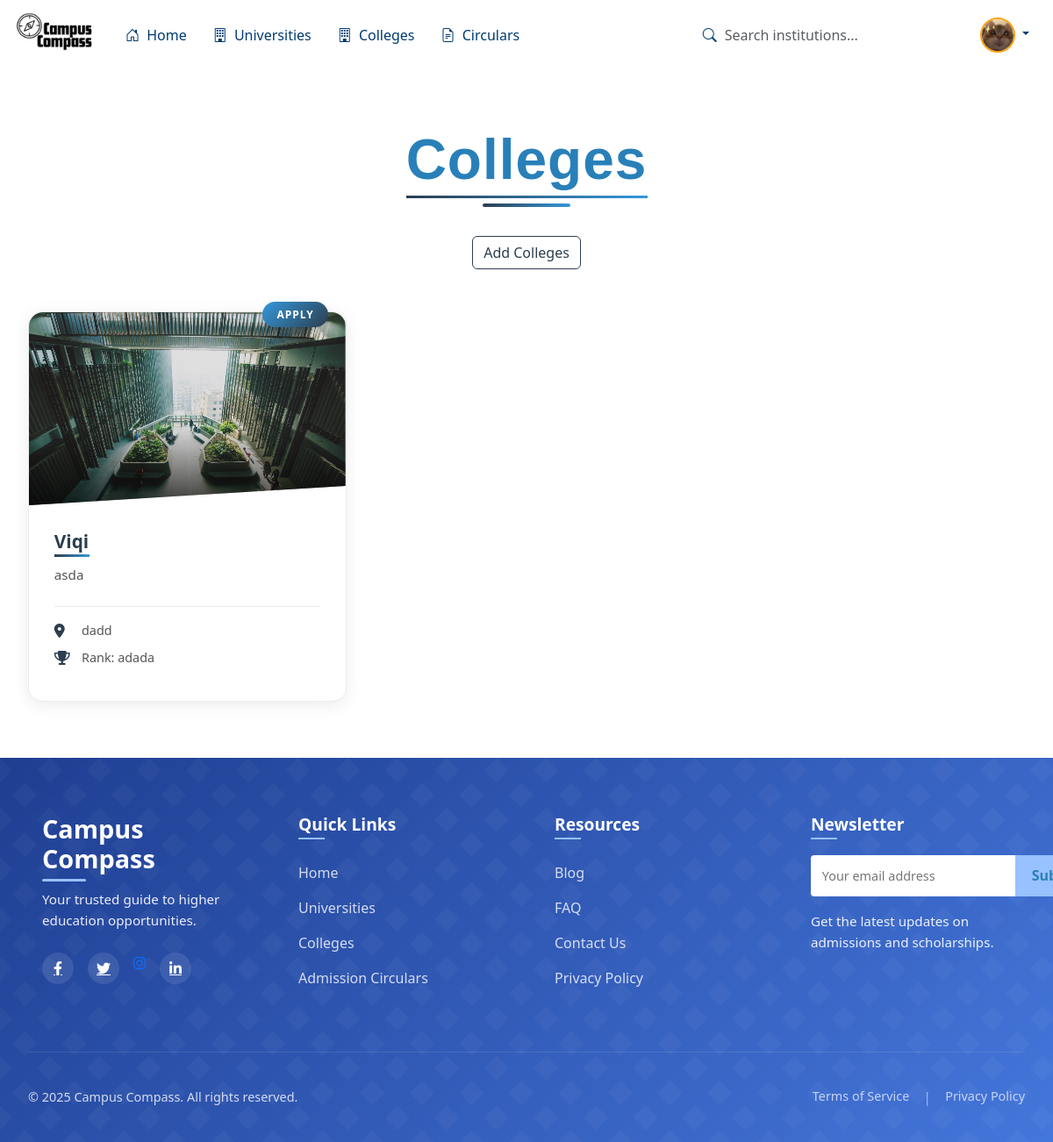
Screenshot of /colleges/ (signed in) with the database file from the repository.
### CC/models.py (models this page shows, shortened)
class CustomUser(AbstractUser):
    groups = models.ManyToManyField(
        'auth.Group',
        verbose_name='groups',
        blank=True,
        help_text='The groups this user belongs to.',
        related_name="customuser_groups",
        related_query_name="customuser",
    )
    user_permissions = models.ManyToManyField(
        'auth.Permission',
        verbose_name='user permissions',
        blank=True,
        help_text='Specific permissions for this user.',
        related_name="customuser_permissions",
        related_query_name="customuser",
    )
    class Meta:
        db_table = 'custom_user'
        verbose_name = 'User'
        verbose_name_plural = 'Users'

class Profile(models.Model):
    user = models.OneToOneField(User, on_delete=models.CASCADE)
    profile_pic = models.ImageField(upload_to='profile_pics/', null=True, blank=True,
                                    validators=[FileExtensionValidator(allowed_extensions=['jpg', 'jpeg', 'png'])])
    bio = models.TextField(max_length=500, blank=True, null=True)
    phone_regex = RegexValidator(
        regex=r'^\+?1?\d{9,15}$',
        message="Phone number must be entered in the format: '+999999999'"
    )
    phone_number = models.CharField(validators=[phone_regex], max_length=17, blank=True, null=True)
    birth_date = models.DateField(null=True, blank=True)
    GENDER_CHOICES = (('M', 'Male'), ('F', 'Female'), ('O', 'Other'))
    gender = models.CharField(max_length=1, choices=GENDER_CHOICES, blank=True, null=True)
    address = models.CharField(max_length=255, blank=True, null=True)
    city = models.CharField(max_length=100, blank=True, null=True)
    country = models.CharField(max_length=100, blank=True, null=True)
    website = models.URLField(max_length=200, blank=True, null=True)
    twitter = models.CharField(max_length=100, blank=True, null=True)
    facebook = models.CharField(max_length=100, blank=True, null=True)
    instagram = models.CharField(max_length=100, blank=True, null=True)
    linkedin = models.CharField(max_length=100, blank=True, null=True)
    created_at = models.DateTimeField(auto_now_add=True)
    updated_at = models.DateTimeField(auto_now=True)
    class Meta:
        verbose_name_plural = "Profiles"

class InstituteInfo(models.Model):
    title = models.CharField(max_length=100)
    category = models.ForeignKey(Category, on_delete=models.CASCADE)
    description = models.TextField()
    location = models.CharField(max_length=100)
    nearby_hostels = models.CharField(max_length=100)
    rank = models.CharField(max_length=100)
    department = models.CharField(max_length=100)
    contact = models.TextField()
    status_choices = (
        ('Closed', 'Closed'),
        ('Apply', 'Apply')
    )
    status = models.CharField(max_length=50, choices=status_choices, default='Closed')

class InstituteImage(models.Model):
    institute = models.ForeignKey(InstituteInfo, on_delete=models.CASCADE, related_name="images")
    image = models.ImageField(upload_to='institutes/')

### CC/views.py (the view)
# urls.py: path('colleges/', CC_views.Colleges, name='Colleges'),
def Colleges(request):
    college_category = Category.objects.get(name="College")
    InstituteName = InstituteInfo.objects.filter(category= college_category).prefetch_related('images')
    context = {'InstituteName': InstituteName}
    return render(request, 'CC/Colleges.html', context)

### Template/CC/Colleges.html (shortened to what this page needs)
{% extends 'base.html' %}
{% block content %}
{% load static %}
<div id="particles-js"></div>
<div class="universities-container">
    <h1 class="university-header">
        <span>Colleges</span>
    </h1>
    <div class="text-center mb-5">
        <a href="{% url 'upload_institute' %}" class="btn btn-outline-success">Add Colleges</a>
    </div>
    <div class="row g-4">
        {% for institute in InstituteName %}
        <div class="col-12 col-md-6 col-lg-4">
            <a href="{% url 'institute_detail' institute.id %}" class="text-decoration-none">
                <div class="university-card" style="--i: {{ forloop.counter }};">
                    <div class="status-badge-container">
                        <span class="status-badge {% if institute.status == 'Apply' %}status-apply{% else %}status-closed{% endif %}">
                            {{ institute.status }}
                        </span>
                    </div>
                    <div class="card-img-container">
                        {% with institute.images.first as first_image %}
                            {% if first_image %}
                                <img src="{{ first_image.image.url }}" alt="{{ institute.title }}" loading="lazy">
                            {% else %}
                                <img src="{% static 'Images/default.jpg' %}" alt="No Image Available" loading="lazy">
                            {% endif %}
                        {% endwith %}
                    </div>
                    <div class="card-body d-flex flex-column">
                        <h3 class="institute-name">{{ institute.title }}</h3>
                        <p class="institute-description">
                            {{ institute.description|truncatewords:25 }}
                        </p>
                        <div class="meta-container mt-auto">
                            <div class="institute-meta">
                                <i class="fas fa-map-marker-alt"></i>
                                <span>{{ institute.location }}</span>
                            </div>
                            <div class="institute-meta">
                                <i class="fas fa-trophy"></i>
                                <span>Rank: {{ institute.rank }}</span>
                            </div>
                        </div>
                    </div>
                </div>
            </a>
        </div>
        {% endfor %}
    </div>
</div>
{% endblock %}

### Template/navbar.html (shortened to what this page needs)
{% load static %}
<!DOCTYPE html>
<html lang="en">
<head>
    <link href="https://cdn.jsdelivr.net/npm/bootstrap@5.3.0/dist/css/bootstrap.min.css" rel="stylesheet">
    <link rel="stylesheet" href="https://cdn.jsdelivr.net/npm/bootstrap-icons@1.10.0/font/bootstrap-icons.css">
</head>
<body>
    <nav class="navbar navbar-expand-lg navbar-dark navbar-custom fixed-top">
        <div class="container-fluid">
            <a class="navbar-brand" href="{% url 'Home' %}">
                <img src="{% static 'Images/logo5.png' %}" alt="Campus Compass">
            </a>
            <div class="collapse navbar-collapse" id="navbarContent">
                <ul class="navbar-nav me-auto mb-2 mb-lg-0">
                    <li class="nav-item">
                        <a class="nav-link active" href="{% url 'Home' %}"><i class="bi bi-house-door me-1"></i> Home</a>
                    </li>
                    <li class="nav-item">
                        <a class="nav-link" href="{% url 'Universities' %}"><i class="bi bi-building me-1"></i> Universities</a>
                    </li>
                    <li class="nav-item">
                        <a class="nav-link" href="{% url 'Colleges' %}"><i class="bi bi-building me-1"></i> Colleges</a>
                    </li>
                    <li class="nav-item">
                        <a class="nav-link" href="{% url 'circulars' %}"><i class="bi bi-file-earmark-text me-1"></i> Circulars</a>
                    </li>
                </ul>
                <div class="d-flex align-items-center">
                    <form class="d-flex me-3" action="{% url 'search_results' %}" method="get">
                        <div class="search-container">
                            <i class="bi bi-search search-icon"></i>
                            <input class="form-control search-input" name="q" type="search" placeholder="Search institutions..." aria-label="Search">
                        </div>
                    </form>
                    <div class="dropdown">
                        <a class="nav-link dropdown-toggle" href="#" id="userDropdown" role="button" data-bs-toggle="dropdown" aria-expanded="false">
                            {% if user.is_authenticated and user.profile.profile_pic %}
                                <img src="{{ user.profile.profile_pic.url }}" class="user-avatar">
                            {% else %}
                                <img src="{% static 'Images/default-avatar.png' %}" class="user-avatar">
                            {% endif %}
                        </a>
                    </div>
                </div>
            </div>
        </div>
    </nav>
    <div class="container mt-5 pt-5">
    </div>
</body>
</html>

### Template/base.html (style rules this page uses)
body { background-color: white; background-size: cover; background-position: center; background-attachment: fixed; background-repeat: no-repeat; color: white; }

### Template/navbar.html (style rules this page uses)
:root { --navbar-height: 80px; --text-color: #003b72;; --accent-color: #fca311; --accent-color2: #00000085; }
.navbar-custom { background: transparent !important; height: var(--navbar-height); }
.navbar-brand img { height: 100px; transition: all 0.3s ease; }
.nav-link { color: var(--text-color) !important; font-weight: 500; padding: 8px 15px !important; border-radius: 5px; transition: all 0.3s ease; }
.search-container { position: relative; width: 300px; background: transparent !important; }
.search-input { background: transparent !important; border: none !important; color: var(--text-color) !important; padding-left: 40px !important; border-radius: 50px !important; box-shadow: none !important; }
.search-icon { position: absolute; left: 15px; top: 50%; transform: translateY(-50%); color: var(--text-color); z-index: 10; }
.user-avatar { width: 40px; height: 40px; border-radius: 50%; object-fit: cover; border: 2px solid var(--accent-color); }

### rows the page displays
CustomUser: profile.profile_pic (picture)
InstituteInfo: status "APPLY", images.first.image (picture), title "Viqi", description "asda", location "dadd", rank "adada"
